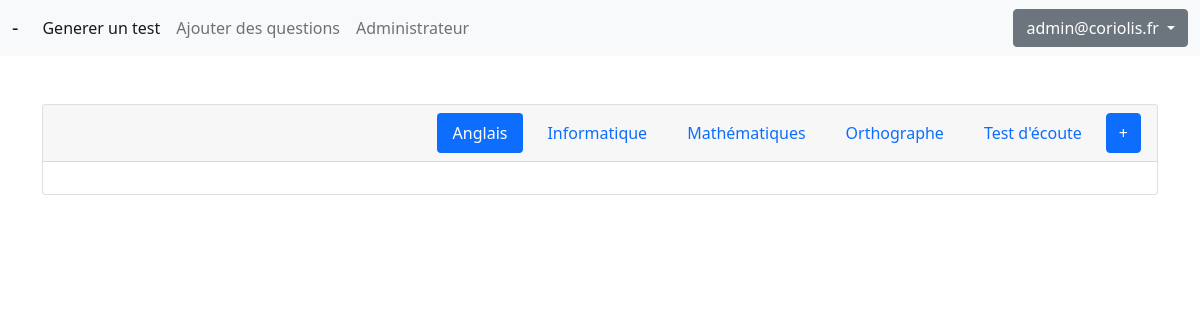
The page /ajoutQuestions.php (signed in) on the database as committed earlier.
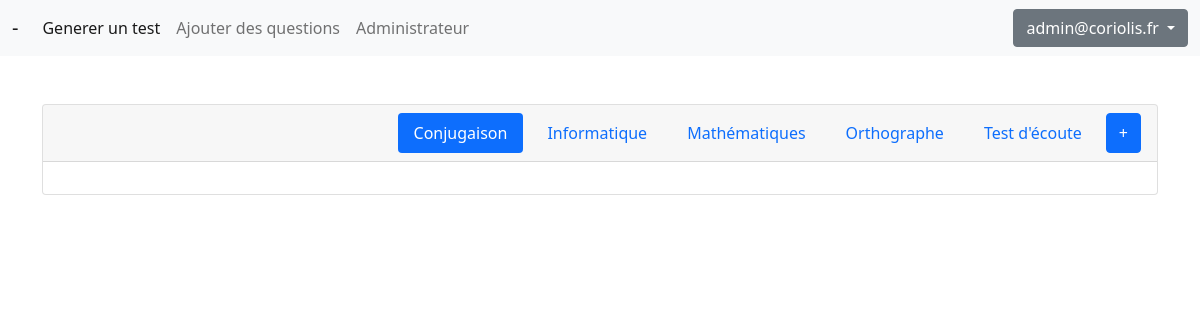
The same page on the database as committed later.
### tables this page shows
CREATE TABLE `Categories` (
  `Nom` varchar(50) NOT NULL,
  `Introduction` varchar(300) DEFAULT NULL,
  `QuantiteMin` int(11) NOT NULL DEFAULT 5
);

### ajoutQuestions.php (the view, shortened to what this page needs)
<?php
    include_once "./DB.php";
    $Categories = $DB->query( "SELECT * FROM Categories" );
    $Categories = $Categories->fetchAll();
?>
<!DOCTYPE html>
    <html lang="fr">
    <head>
        <link href="https://cdn.jsdelivr.net/npm/bootstrap@5.0.1/dist/css/bootstrap.min.css" rel="stylesheet">
        <link rel="stylesheet" href="./Styles/style.css">
    </head>
    <body>
        <nav class="navbar navbar-expand-lg navbar-light bg-light">
            <div class="container-fluid">
                <a class="navbar-brand" href="#">-</a>
                <div class="collapse navbar-collapse" id="navbarNav">
                    <ul class="navbar-nav">
                        <li class="nav-item">
                            <a class="nav-link active" aria-current="page" href="./generationTest.php">Generer un test</a>
                        </li>
                        <li class="nav-item">
                            <a class="nav-link" href="./ajoutQuestions.php">Ajouter des questions</a>
                        </li>
                        <li class="nav-item">
                            <a class="nav-link" href="./gestionAdministrateur.php">Administrateur</a>
                        </li>
                    </ul>
                </div>
                <div class="dropdown">
                    <button class="btn btn-secondary dropdown-toggle" type="button" id="dropdownMenuButton1" data-bs-toggle="dropdown" aria-expanded="false">
                        <?= $_SESSION["Login"] ?>
                    </button>
                </div>
            </div>
        </nav>
        <div class="container">
            <div class="card mt-5">
                <div class="card-header d-grid gap-2 d-md-flex justify-content-md-end">
                    <ul class="nav nav-pills gap-2" id="pills-tab" role="tablist">
                        <?php
                        $index = 0;
                        foreach ( $Categories as $CatIndex => $Categorie ) { ?>
                            <li class="nav-item" role="presentation">
                                <button class="nav-link <?= $index === 0 ? "active" : "" ?>" data-bs-toggle="pill" data-bs-target="#tab-<?= $index++ ?>" type="button" role="tab" aria-selected="true"><?= $Categorie["Nom"] ?></button>
                            </li>
                        <?php } ?>
                        <div class="d-grid gap-2 d-md-flex justify-content-md-end">
                            <button type="button" class="btn btn-primary" data-bs-toggle="modal" data-bs-target="#exampleModal">
                                +
                            </button>
                        </div>
                    </ul>
                </div>
                <div class="card-body">
                </div>
            </div>
        </div>
    </body>
</html>

Rows that differ between the two databases and show on the page:
removed categories: Nom "Anglais"
added categories: Nom "Conjugaison"
